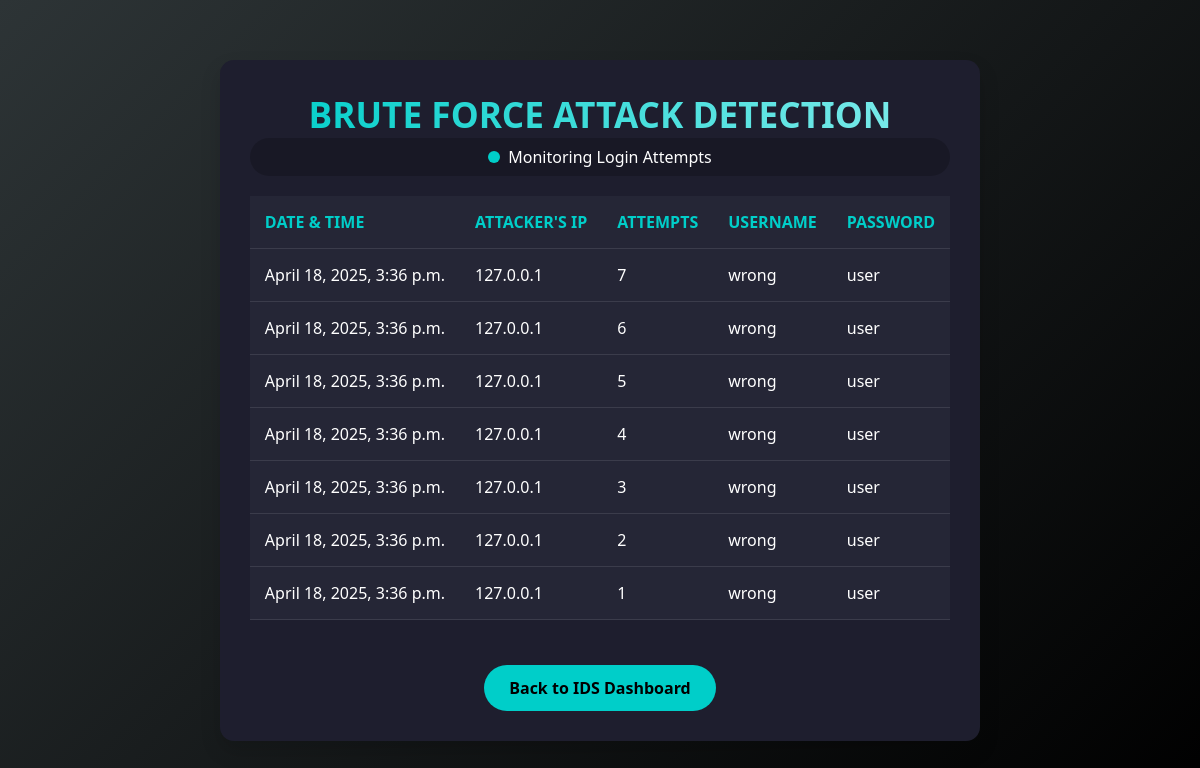
The app's page /brute-force/ (signed in) with its own data.
### IDS/models.py (models this page shows, shortened)
class BruteForceDetection(models.Model):
    Detection_date_and_time = models.DateTimeField(default=now)
    Attackers_IP = models.GenericIPAddressField()
    attempted_username = models.CharField(max_length=255, default="blank")
    attempted_password = models.CharField(max_length=255, default="blank")
    Number_of_attempts = models.IntegerField(default=1)  # Accumulate attempts

### IDS/views.py (the view)
# urls.py: path("brute-force/", views.brute_force_view, name="brute_force"),
@login_required
def brute_force_view(request):
    attempts = BruteForceDetection.objects.all().order_by("-Detection_date_and_time")
    return render(request, "brute_force.html", {"brute_force_attempts": attempts})

### IDS/views.py (called while the page is built)
def get_client_ip(request): #GET IPS OF CLIENTS OR HACKERS
    x_forwarded_for = request.META.get("HTTP_X_FORWARDED_FOR")
    if x_forwarded_for:
        return x_forwarded_for.split(",")[0]
    return request.META.get("REMOTE_ADDR")

### IDS/templates/brute_force.html (shortened to what this page needs)
<!DOCTYPE html>
<html lang="en">
<head>
</head>
<body>
    <div class="container">
        <h1>Brute Force Attack Detection</h1>
        <div class="status-indicator">
            <div class="status-dot"></div>
            <span>Monitoring Login Attempts</span>
        </div>
        <table>
            <thead>
                <tr>
                    <th>Date & Time</th>
                    <th>Attacker's IP</th>
                    <th>Attempts</th>
                    <th>Username</th>
                    <th>Password</th>
                </tr>
            </thead>
            <tbody>
                {% for attempt in brute_force_attempts %}
                <tr>
                    <td>{{ attempt.Detection_date_and_time }}</td>
                    <td>{{ attempt.Attackers_IP }}</td>
                    <td>{{ attempt.Number_of_attempts }}</td>
                    <td>{{ attempt.attempted_username }}</td>
                    <td>{{ attempt.attempted_password }}</td>
                </tr>
                {% empty %}
                <tr>
                    <td colspan="5">No brute force attempts detected</td>
                </tr>
                {% endfor %}
            </tbody>
        </table>
        <a href="/" class="btn">Back to IDS Dashboard</a>
    </div>
</body>
</html>

### IDS/templates/brute_force.html (style rules this page uses)
:root { --primary-color: #00cec9; --secondary-color: #81ecec; --dark-bg: #1e1e2e; --card-bg: #252636; --text-color: #fff; --text-secondary: #8a8a8a; --border-radius: 14px; --box-shadow: 0 10px 20px rgba(0, 0, 0, 0.15); }
* { margin: 0; padding: 0; box-sizing: border-box; font-family: 'Segoe UI', Tahoma, Geneva, Verdana, sans-serif; }
body { background: linear-gradient(135deg, #2d3436 0%, #000000 100%); color: var(--text-color); display: flex; justify-content: center; align-items: center; min-height: 100vh; padding: 20px; }
.container { background: var(--dark-bg); padding: 30px; border-radius: var(--border-radius); box-shadow: var(--box-shadow); max-width: 1000px; text-align: center; }
h1 { font-size: 2.2rem; font-weight: 700; background: linear-gradient(90deg, var(--primary-color), var(--secondary-color)); -webkit-background-clip: text; background-clip: text; -webkit-text-fill-color: transparent; text-transform: uppercase; }
.status-indicator { display: flex; justify-content: center; align-items: center; background: rgba(0, 0, 0, 0.2); padding: 8px 15px; border-radius: 50px; }
.status-dot { width: 12px; height: 12px; background-color: var(--primary-color); border-radius: 50%; margin-right: 8px; animation: pulse 2s infinite; }
table { width: 100%; border-collapse: collapse; background-color: var(--card-bg); margin: 20px 0; }
th, td { padding: 15px; text-align: left; border-bottom: 1px solid rgba(255, 255, 255, 0.1); }
th { color: var(--primary-color); text-transform: uppercase; }
.btn { background-color: var(--primary-color); color: #000; padding: 12px 25px; font-weight: 600; border-radius: 50px; text-decoration: none; display: inline-flex; align-items: center; margin-top: 25px; }

### records on screen
BruteForceDetection: Detection_date_and_time "April 18, 2025, 3:36 p.m.", Attackers_IP "127.0.0.1", Number_of_attempts "7", attempted_username "wrong", attempted_password "user"
BruteForceDetection: Detection_date_and_time "April 18, 2025, 3:36 p.m.", Attackers_IP "127.0.0.1", Number_of_attempts "6", attempted_username "wrong", attempted_password "user"
BruteForceDetection: Detection_date_and_time "April 18, 2025, 3:36 p.m.", Attackers_IP "127.0.0.1", Number_of_attempts "5", attempted_username "wrong", attempted_password "user"
BruteForceDetection: Detection_date_and_time "April 18, 2025, 3:36 p.m.", Attackers_IP "127.0.0.1", Number_of_attempts "4", attempted_username "wrong", attempted_password "user"
BruteForceDetection: Detection_date_and_time "April 18, 2025, 3:36 p.m.", Attackers_IP "127.0.0.1", Number_of_attempts "3", attempted_username "wrong", attempted_password "user"
BruteForceDetection: Detection_date_and_time "April 18, 2025, 3:36 p.m.", Attackers_IP "127.0.0.1", Number_of_attempts "2", attempted_username "wrong", attempted_password "user"
BruteForceDetection: Detection_date_and_time "April 18, 2025, 3:36 p.m.", Attackers_IP "127.0.0.1", Number_of_attempts "1", attempted_username "wrong", attempted_password "user"
